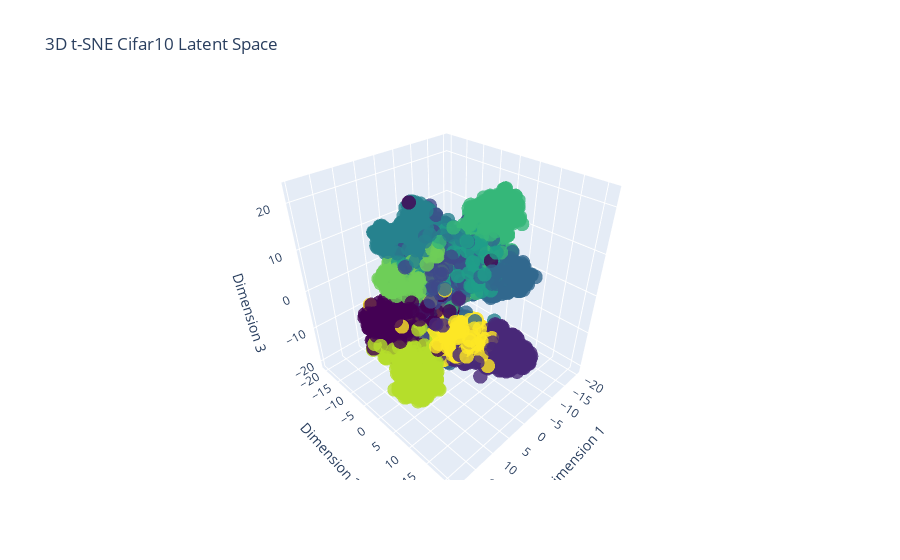

Here is the notebook cell this chart was saved with:
### Code cell
import plotly.graph_objs as go
from sklearn.manifold import TSNE

# Generate t-SNE embeddings
tsne = TSNE(n_components=3, perplexity=30, n_iter=1000)
embeddings_3d = tsne.fit_transform(features)

# Create a 3D scatter plot
fig = go.Figure(data=go.Scatter3d(
    x=embeddings_3d[:,0],
    y=embeddings_3d[:,1],
    z=embeddings_3d[:,2],
    mode='markers',
    marker=dict(
        size=5,
        color=labels,  # y contains the labels of each data point
        colorscale='Viridis',
        opacity=0.8
    )
))

# Set axis labels and plot title
fig.update_layout(
    scene=dict(
        xaxis_title='Dimension 1',
        yaxis_title='Dimension 2',
        zaxis_title='Dimension 3'
    ),
    title='3D t-SNE Cifar10 Latent Space'
)

# Show the plot
fig.show()

### Figure 1 — Plotly figure (JSON) as saved in the notebook; plotly's stock layout.template omitted (floating-point values rounded to 4 significant figures; data arrays with more than 128 entries replaced by an {"elided": "..."} marker saying what was removed)
{"data": [{"marker": {"color": {"elided": "5000 int values"}, "colorscale": [[0.0, "#440154"], [0.1111, "#482878"], [0.2222, "#3e4989"], [0.3333, "#31688e"], [0.4444, "#26828e"], [0.5556, "#1f9e89"], [0.6667, "#35b779"], [0.7778, "#6ece58"], [0.8889, "#b5de2b"], [1.0, "#fde725"]], "opacity": 0.8, "size": 5}, "mode": "markers", "x": {"elided": "5000 float values"}, "y": {"elided": "5000 float values"}, "z": {"elided": "5000 float values"}, "type": "scatter3d"}], "layout": {"scene": {"xaxis": {"title": {"text": "Dimension 1"}}, "yaxis": {"title": {"text": "Dimension 2"}}, "zaxis": {"title": {"text": "Dimension 3"}}}, "title": {"text": "3D t-SNE Cifar10 Latent Space"}}}
